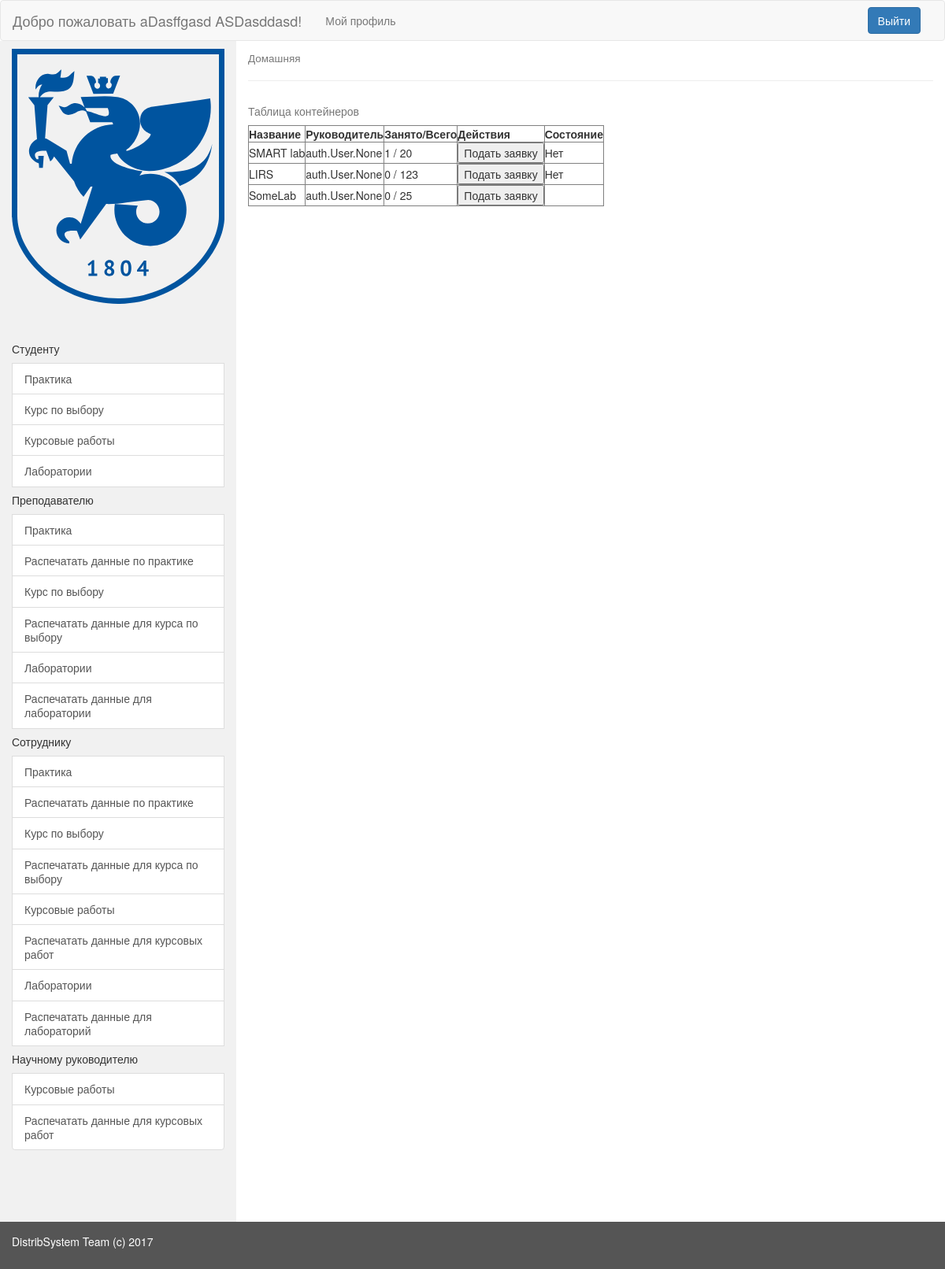
Page /distribution/my_profile/20/student/Laboratory/ (signed in) on the committed database.
### choose_distrib/models.py (models this page shows, shortened)
class Container(models.Model):
    container_name = models.CharField(max_length=100, verbose_name='Название')
    container_director = models.ManyToManyField(User)
    container_capacity = models.IntegerField(
        default=0,
        validators=[MaxValueValidator(300), MinValueValidator(0)]
    )
    CONTAINERCHOISE = (
        ('Laboratory', 'laboratory'),
        ('Course', 'course'),
        ('Practice', 'practice'),
        ('ScienceHead', 'science_director')
    )
    container_type = models.CharField(max_length=20, choices=CONTAINERCHOISE)

class Laboratory(Container):
    def __str__(self):
        return "Название лаборатории: {0}".format(self.container_name)

### choose_distrib/views.py (the view)
# urls.py: url(r'^(?P<container_type>[A-z]+)/$', views.student_form, name='student')])),
def student_form(request, user_id, container_type):
    user = request.user
    list_of_triples = get_container_with_number_of_occupied_from_db(user, container_type)
    context = {
        'user_id': user_id,
        'triples': list_of_triples,
    }
    context.update(base_context(request))
    return render(request, 'accounts/parts/container_table.html', context)

### choose_distrib/utils.py (called while the page is built)
def get_container_with_number_of_occupied_from_db(user, container_type):
    containers = list(getattr(module, container_type).objects.all())
    list_of_triples = []
    for container in containers:
        count = StudentToLabStorage.objects.filter(container=container).distinct().count()
        request_status = list(Request.objects.filter(container=container, student=user))
        triple = Triple(container, count, request_status)
        list_of_triples.append(triple)
    return list_of_triples

### userroles/utils.py (called while the page is built)
def get_entity_from_db(user, name):
    model = None
    try :
        model=getattr(module, name).objects.get(user=user)
        if model is not None:
            return model
    except:
        return None

### userroles/views.py (called while the page is built)
@login_required(login_url='/accounts/login')
def base_context(request):
    user = request.user
    is_student = get_entity_from_db(user, 'Student')
    is_cooperator = get_entity_from_db(user, 'Cooperator')
    is_professor = get_entity_from_db(user, 'Professor')
    is_sci_director = get_entity_from_db(user, 'ScientificDirector')
    context = {
        "user_id": user.id,
        "user_surname": user.last_name,
        "user_name": user.first_name,
        "user_email": user.email,
        "user_username": user.username,
        "is_student": is_student,
        "is_professor": is_professor,
        "is_cooperator": is_cooperator,
        "is_sci_director": is_sci_director
    }
    return context

### userroles/templates/accounts/parts/container_table.html (shortened to what this page needs)
{% extends 'accounts/my_profile.html' %}
{% block content %}
<table border="1">
  <caption>Таблица контейнеров</caption>
  <tr>
    <th>Название</th>
    <th>Руководитель</th>
    <th>Занято/Всего</th>
    <th>Действия</th>
    <th>Состояние</th>
  </tr>
    {% for content in triples %}
  <tr>
      <td> {{ content.first_item.container_name }} </td>
      <td> {{ content.first_item.container_director }} </td>
      <td> {{ content.second_item }} / {{ content.first_item.container_capacity }} </td>
      <td>
          <form action={% url 'choose_distrib:student_make_request' user_id content.first_item.container_type content.first_item.container_type content.first_item.id %}  method="post">
            <input type="submit" name="decline" value="Подать заявку">
          </form>
      </td>
       <td>{% if content.third_item %}
                {% if content.third_item.pop.status == 0 %}
                    Рассматривается
                {% elif content.third_item.pop.status == 1 %}
                    Принята
                {% elif content.third_item.pop.status == 2 %}
                    Отклонена
                {% endif %}
           {% else %}
           Нет
           {% endif %}</td>
  </tr>
  {% endfor %}
</table>
{% endblock %}

### userroles/templates/accounts/my_profile.html (shortened to what this page needs)
{% load static %}
<!DOCTYPE html>
<html lang="en">
  <head>
    <link href="{% static 'userroles/css/bootstrap.min.css' %}" rel="stylesheet" type="text/css">
    <link rel="stylesheet" type="text/css" href="{% static 'userroles/css/style.css' %}">
  </head>
  <body>
    <nav class="navbar navbar-default">
      <div class="container-fluid">
        <div class="navbar-header">
          <a class="navbar-brand" href="{% url 'userroles:profile' user_id %}" >Добро пожаловать {{ user_name }} {{ user_surname }}!</a>
        </div>
        <div class="collapse navbar-collapse" id="topNavBar">
          <ul class="nav navbar-nav">
            <li class="">
              <a href="{% url 'userroles:profile' user_id %}">Мой профиль</a>
            </li>
          </ul>
          <form class="navbar-form navbar-right" action="{% url 'userroles:logout' %}">
            <button class="btn btn-primary" type="submit">Выйти</button>
          </form>
        </div>
      </div>
    </nav>
    <div class="container-fluid">
      <div class="row content">
        <div class="col-sm-3 sidenav">
          <img class="image-padding" src="{% static "userroles/img/profile_logo.svg" %}">
          <div class="list-group">
            <br><br>
            {% if is_student %}
              {% include "accounts/parts/menus/student_menu.html" %}
            {% endif %}
            {% if is_professor %}
              {% include "accounts/parts/menus/professor_menu.html" %}
            {% endif %}
            {% if is_cooperator %}
              {% include "accounts/parts/menus/cooperator_menu.html" %}
            {% endif %}
            {% if is_sci_director %}
              {% include "accounts/parts/menus/sci_dir_menu.html" %}
            {% endif %}
          </div>
        </div>
        <div class="col-sm-9">
          <h4><small>Домашняя</small></h4>
          <hr>
          {% block content %}
          {% endblock %}
        </div>
      </div>
    </div>
    <footer class="container-fluid">
      <p>DistribSystem Team (c) 2017</p>
    </footer>
  </body>
</html>

### userroles/static/userroles/css/style.css (style rules this page uses)
.image-padding { padding-top: 10px; }
.row.content { height: 1500px }
.sidenav { background-color: #f1f1f1; height: 100%; }
footer { background-color: #555; color: white; padding: 15px; }
.navbar { margin-bottom: 0px; }

### rows in the picture
Container: first_item.container_name "SMART lab", first_item.container_director "auth.User.None", first_item.container_capacity "20"
Container: first_item.container_name "LIRS", first_item.container_director "auth.User.None", first_item.container_capacity "123"
Container: first_item.container_name "SomeLab", first_item.container_director "auth.User.None", first_item.container_capacity "25"

### other values in the picture
{{ user_name }} "aDasffgasd"
{{ user_surname }} "ASDasddasd"
{{ content.second_item }} "1" "0" "0"
